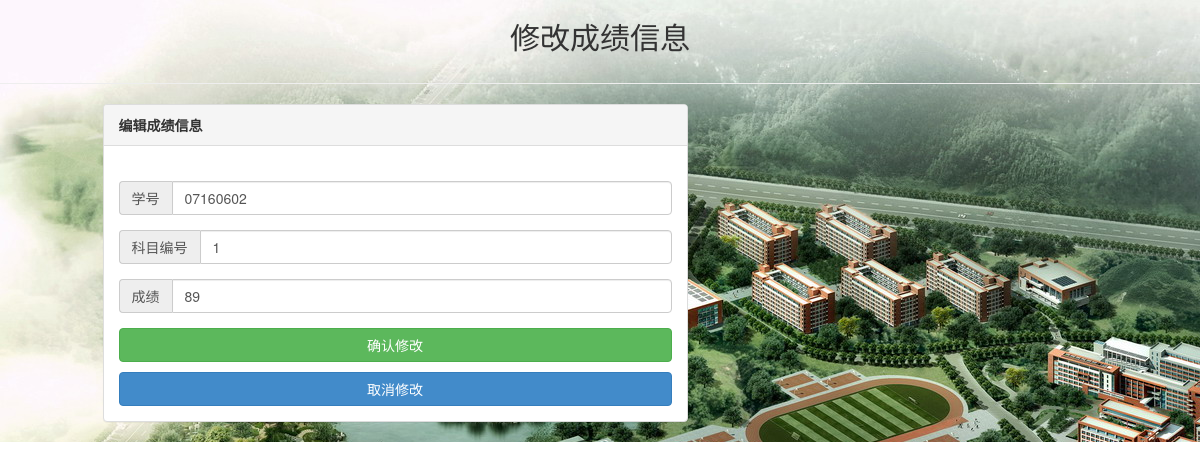
/editscore.php?id=9 (signed in), run on the app's committed database.
### tables this page shows
CREATE TABLE `score` (
  `id` int(10) NOT NULL,
  `studentId` varchar(20) NOT NULL,
  `km_id` int(10) NOT NULL,
  `mark` int(10) NOT NULL
);

### editscore.php (the view, shortened to what this page needs)
<?php
$id = $_REQUEST ['id'];
$query = "select * from score where id=$id";
$result = mysql_query ( $query );
$row = mysql_fetch_array ( $result );
?>
<!DOCTYPE html>
<html xmlns="http://www.w3.org/1999/xhtml">
<head>
	<link rel="stylesheet" href="assets/css/style.css" media="all" />
<link href="assets/css/bootstrap.css" rel="stylesheet" />
</head>
<body>
<div id="page-wrapper" style="background-image: url(assets/img/机电.jpg) ;background-repeat: no-repeat;">
	<div id="page-inner">
		<div class="row">
			<div class="col-md-12">
            <center>
				<h2>修改成绩信息</h2>
                 </center>
			</div>
		</div>
		<hr />
		<div class="row">
			<div class="col-md-6 col-md-offset-1">
				<div class="panel panel-default">
					<div class="panel-heading">
						<strong> 编辑成绩信息 </strong>
					</div>
					<div class="panel-body">
						<form role="form" action="editscoredo.php" method='post'>
							<br /> <input type='hidden' name='id' value='<?=$row ['id']?>' />
							<div class="form-group input-group">
								<span class="input-group-addon"><i class="fa fa-circle-o-notch">
										学号</i></span> <input type="text" class="form-control"
									placeholder="学号 " name='studentId'
									value="<?=$row ['studentId']?>" />
							</div>
							<div class="form-group input-group">
								<span class="input-group-addon"><i class="fa fa-tag"> 科目编号</i></span>
								<input type="text" class="form-control" placeholder=" 科目编号"
									name='km_id' value="<?=$row ['km_id']?>" />
							</div>
							<div class="form-group input-group">
								<span class="input-group-addon"><i class="fa fa-birthday-cake"> 成绩</i></span>
								<input type="text" class="form-control" placeholder="成绩"
									id='birthday' name='mark' value="<?=$row ['mark']?>" />
							</div>
							<input type='submit' class="btn btn-success" value='确认修改' />
                            <a href="score.php"><input type='button' class="btn btn-primary " value='取消修改' />
						</form>
					</div>
				</div>
			</div>
		</div>
	</div>
</div>
</body>
</html>

### assets/css/style.css (style rules this page uses)
* { filter: none; }
html, body, div, span, applet, object, iframe, h1, h2, h3, h4, h5, h6, p, blockquote, pre, a, abbr, acronym, address, big, cite, code, del, dfn, em, img, ins, kbd, q, s, samp, small, strike, strong, sub, sup, tt, var, b, u, i, center, dl, dt, dd, ol, ul, li, fieldset, form, label, legend, table, caption, tbody, tfoot, thead, tr, th, td, article, aside, canvas, details, embed, figure, figcaption, footer, header, hgroup, menu, nav, output, ruby, section, summary, time, mark, audio, video { margin: 0; padding: 0; border: 0; font-size: 100%; font: inherit; vertical-align: baseline; }
body { line-height: 1; }
strong { font-weight: bold; }
html { height: 100%; }
body { margin:0; padding: 0; height: 100%; font-family: arial; font-size: 12px; background: #f7f7f7; overflow-x: hidden; color: #3B3E40; }
a:link, a:active, a:visited { text-decoration: none; color: #5daced; }
input[type="text"], input[type="email"], input[type="search"], input[type="password"], textarea { -webkit-appearance: none; background: #fff; }
input, textarea { padding:10px; font-size: 12px; font-family: Arial; color:#606060; border:1px solid #e3e3e3; background: #fff; width: 100%; margin: 0 0 15px 0; border-radius:3px; -webkit-border-radius:3px; -moz-border-radius:3px; box-sizing: border-box; -webkit-box-sizing: border-box; -moz-box-sizing: border-box; }

### data on the page
score: studentId "07160602", km_id "1", mark "89"
